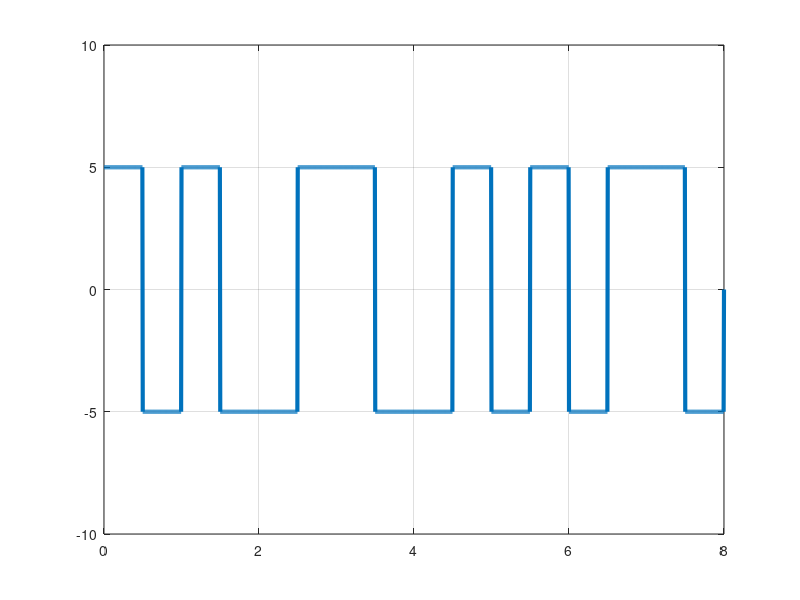

Write the MATLAB code that produced this figure.
figure;

bits = [1 0 1 1 1 0 0 1];

n=200;
bitrate = 1;
len = length(bits);

N = n*len;
T = len/bitrate;

dt = T/N;

t = 0:dt:T;
x = zeros(1,length(t));

state = int16(5);

for i=0:len-1
  if bits(i+1)==1
    x(i*n+1:(i+0.5)*n) = state;
    state = -state;
    x((i+0.5)*n+1:(i+1)*n) = state
  else
    demoState = -state
    x(i*n+1:(i+0.5)*n) = demoState;
    demoState = -demoState;
    x((i+0.5)*n+1:(i+1)*n) = demoState
  endif
endfor

plot(t,x,'LineWidth',3);
axis([0 t(end) -10 10]);
grid on;
